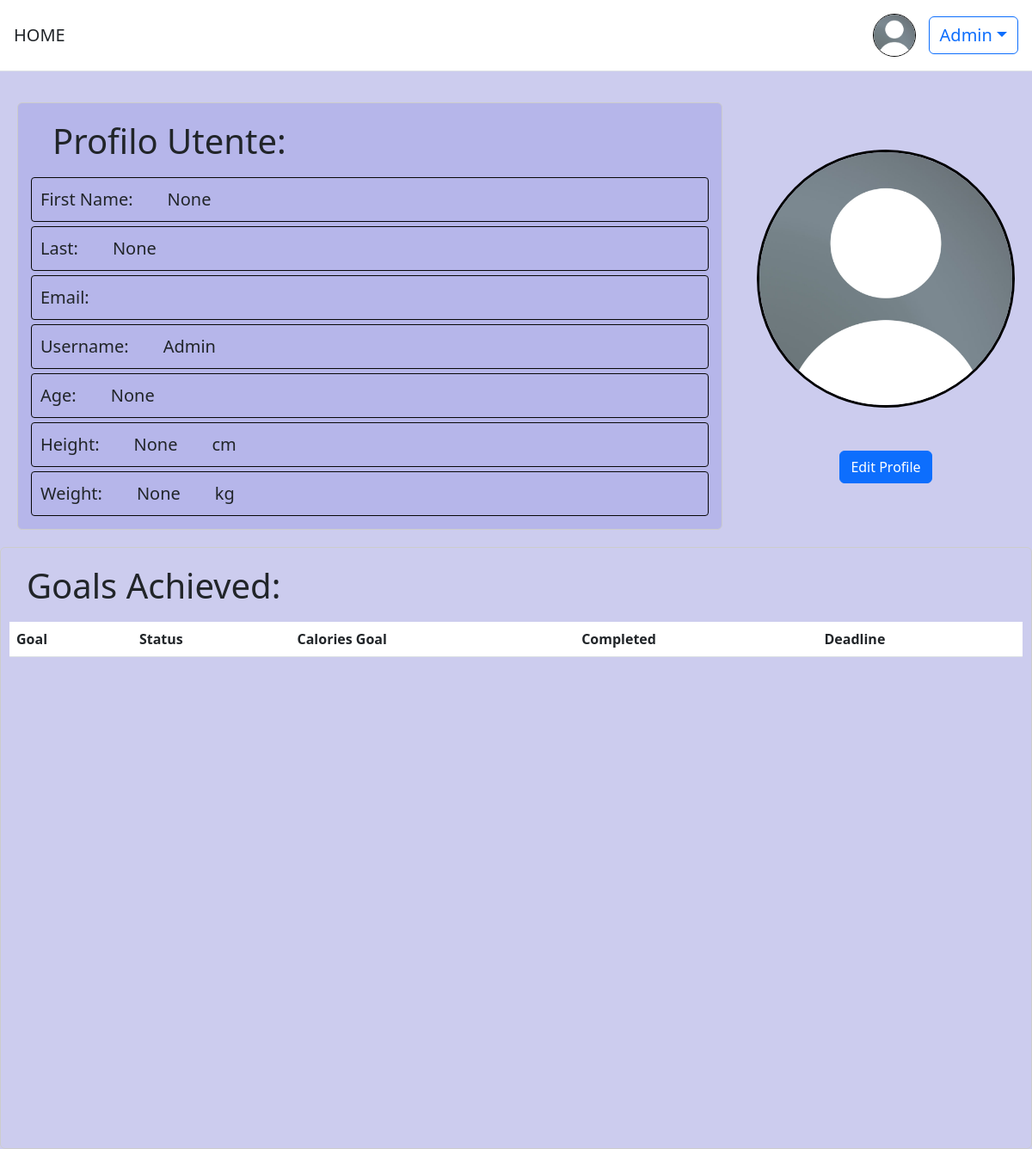
Page /users/profile/ (signed in) on the earlier database version.
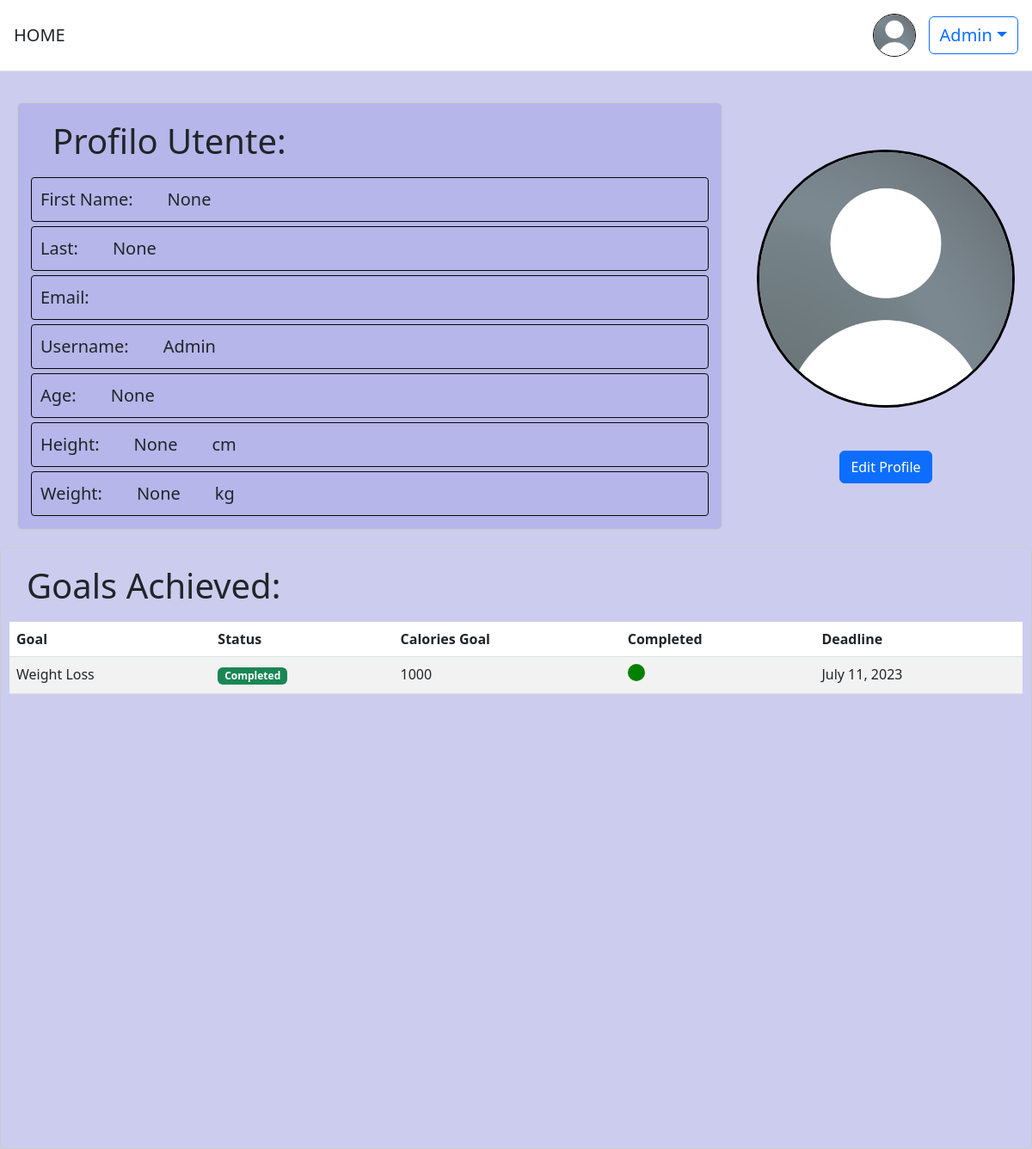
Same page on the later database version.
### obiettivi/models.py (models this page shows, shortened)
class GoalModel(models.Model):
    GOAL_CHOICES = (
        ('Weight Loss', 'Weight Loss'),
        ('Muscle Gain', 'Muscle Gain'),
        ('Fitness Improvement', 'Fitness Improvement'),
    )
    STATUS_CHOICES = (
        ('V', 'In Corso'),
        ('S', 'Scaduto'),
    )
    TEMP_CHOICES = (
        (1, '1 day'),
        (7, '1 week'),
        (30, '1 month'),
        (90, '3 months'),
    )
    deadline = models.DateField(blank=True, null=True)
    status = models.CharField(max_length=1, choices=STATUS_CHOICES, default='V')
    tempistica = models.IntegerField(choices=TEMP_CHOICES, default=30)
    utente = models.ForeignKey(settings.AUTH_USER_MODEL, on_delete=models.CASCADE)
    goal_type = models.CharField(max_length=20, choices=GOAL_CHOICES)
    data_creazione = models.DateField(default=timezone.now)
    descrizione = models.TextField(max_length=255, blank=True, null=True)
    CaloriesGoal = models.IntegerField(default=0, blank=False, null=False)
    is_selected = models.BooleanField(default=False)
    is_completed = models.BooleanField(default=False)
    cal = models.IntegerField(default=0)

### users/views.py (the view)
# urls.py: path('profile/', profile_view, name='profile'),
@login_required
def profile_view(request):
    goals_completed = GoalModel.objects.filter(utente=request.user, is_completed=True)
    return render(request, 'profile.html', {'goals_completed': goals_completed, 'user': request.user})

### templates/profile.html (shortened to what this page needs)
{% extends 'base.html' %}
{% load static %}
{% load crispy_forms_tags %}
{% block content %}
<div style="background-color:#ccccee;display:flex;flex-direction:column">
<div id="wr" style="display:flex; flex-direction:row">
  <div id="datiprofilo" class="crispy">
    <h1 style="margin-left:20px;padding:10px;">Profilo Utente:</h1>
    <div class="field"><p>First Name:</p><p> {{ user.first_name }}</p></div>
    <div class="field"><p>Last:</p><p> {{ user.last_name }}</p> </div>
    <div class="field"><p>Email:</p><p> {{ user.email }}</p> </div>
    <div class="field"><p>Username:</p> <p> {{ user.username }}</p> </div>
    <div class="field"><p>Age:</p><p> {{ user.age }}</p></div>
    <div class="field"><p>Height:</p><p> {{ user.altezza }}</p><p>cm</p></div>
    <div class="field"><p>Weight:</p><p>{{user.peso}}</p><p>kg</p></div>
  </div>
  <div class="profile-picture-container">
   {% if user.profile_pic %}
    <img class="profile-picture" style="border:3px solid black" src="{{user.profile_pic.url}}">
   {% else %}
      <img class="profile-picture" style="border:3px solid black" src="{% static 'images/user_default.jpeg'%}">
  {% endif %}
      <div class="text-center">
   <a href="{% url 'users:updateprofile' %}" class="btn btn-primary">Edit Profile</a>
  </div>
  </div>
</div>
</div>
<div class="completed_goal table-responsive">
    <h1 style="margin-left:10px;padding:10px;">Goals Achieved:</h1>
    <table class="table table-striped">
        <thead>
        <tr>
            <th>Goal</th>
            <th>Status</th>
            <th>Calories Goal</th>
            <th>Completed</th>
            <th>Deadline</th>
        </tr>
        </thead>
        <tbody>
        {% for goal in goals_completed %}
            <tr>
            <td>{{ goal.goal_type }}</td>
            <td>
                {% if goal.is_completed %}
                <span class="badge bg-success">Completed</span>
                {% endif %}
            </td>
            <td>
                {{ goal.CaloriesGoal }}
            </td>
            <td>
                {% if goal.is_completed %}
                <div style="width: 20px;height: 20px;border-radius: 50%;display: inline-block; background-color:green"></div>
                {% else %}
                <div style="width: 20px;height: 20px;border-radius: 50%;display: inline-block;background-color: red;"></div>
                {% endif %}
            </td>
            <td>{{ goal.deadline }}</td>
            </tr>
        {% endfor %}
        </tbody>
    </table>
</div>
{% endblock content %}

Differences in the rows shown:
now on this page (row edited): GoalModel: goal_type "Weight Loss", is_completed "Completed", CaloriesGoal "1000", deadline "July 11, 2023"
